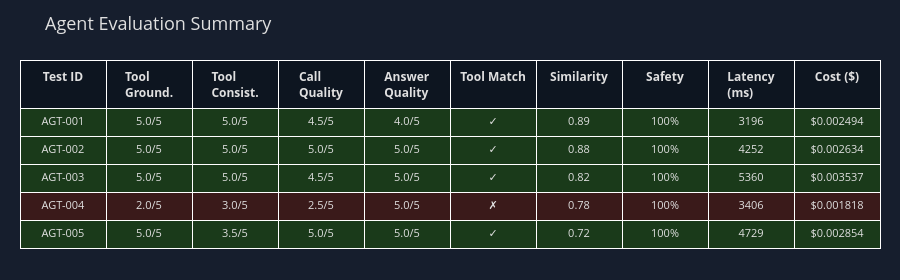

Source (notebook cell):
### Markdown cell above
### Agent Evaluation Summary Table

### Code cell
# Summary table combining rubric scores and deterministic metrics
header = ['Test ID', 'Tool Ground.', 'Tool Consist.', 'Call Quality', 'Answer Quality',
          'Tool Match', 'Similarity', 'Safety', 'Latency (ms)', 'Cost ($)']

cell_values = [[] for _ in header]
fill_colors = []

for test_id in test_ids:
    ev = evaluation_results[test_id]
    dm = deterministic_metrics[test_id]

    cell_values[0].append(test_id)
    cell_values[1].append(f"{ev['TOOL_GROUNDEDNESS']['median_score']:.1f}/5")
    cell_values[2].append(f"{ev['TOOL_CONSISTENCY']['median_score']:.1f}/5")
    cell_values[3].append(f"{ev['TOOL_CALL_QUALITY']['median_score']:.1f}/5")
    cell_values[4].append(f"{ev['ANSWER_QUALITY']['median_score']:.1f}/5")
    cell_values[5].append("\u2713" if dm["tool_match"] else "\u2717")
    cell_values[6].append(f"{dm['semantic_similarity']:.2f}")
    cell_values[7].append(f"{dm['entity_match_score']:.0%}")
    cell_values[8].append(f"{dm['latency_ms']:.0f}")
    cell_values[9].append(f"${dm['cost']:.6f}")

    # Color rows by overall pass/fail
    all_pass = all(ev[rid]["majority_judgment"] == "PASS" for rid in rubric_ids)
    fill_colors.append('#1a3a1a' if all_pass else '#3a1a1a')

fig = go.Figure(data=[go.Table(
    header=dict(
        values=[f"<b>{h}</b>" for h in header],
        fill_color='#0d1520',
        align='center',
        font=dict(color=TEXT_COLOR, size=12),
        height=32
    ),
    cells=dict(
        values=cell_values,
        fill_color=[fill_colors for _ in header],
        align='center',
        font=dict(color=TEXT_COLOR, size=11),
        height=28
    )
)])

fig.update_layout(
    title=dict(text="Agent Evaluation Summary", font=dict(size=18, color=TEXT_COLOR)),
    paper_bgcolor=DARK_BG,
    height=280,
    margin=dict(l=20, r=20, t=60, b=20)
)

fig.show()

### Figure 1 — Plotly figure (JSON) as saved in the notebook; plotly's stock layout.template omitted (floating-point values rounded to 4 significant figures)
{"data": [{"cells": {"align": "center", "fill": {"color": [["#1a3a1a", "#1a3a1a", "#1a3a1a", "#3a1a1a", "#1a3a1a"], ["#1a3a1a", "#1a3a1a", "#1a3a1a", "#3a1a1a", "#1a3a1a"], ["#1a3a1a", "#1a3a1a", "#1a3a1a", "#3a1a1a", "#1a3a1a"], ["#1a3a1a", "#1a3a1a", "#1a3a1a", "#3a1a1a", "#1a3a1a"], ["#1a3a1a", "#1a3a1a", "#1a3a1a", "#3a1a1a", "#1a3a1a"], ["#1a3a1a", "#1a3a1a", "#1a3a1a", "#3a1a1a", "#1a3a1a"], ["#1a3a1a", "#1a3a1a", "#1a3a1a", "#3a1a1a", "#1a3a1a"], ["#1a3a1a", "#1a3a1a", "#1a3a1a", "#3a1a1a", "#1a3a1a"], ["#1a3a1a", "#1a3a1a", "#1a3a1a", "#3a1a1a", "#1a3a1a"], ["#1a3a1a", "#1a3a1a", "#1a3a1a", "#3a1a1a", "#1a3a1a"]]}, "font": {"color": "#e0e0e0", "size": 11}, "height": 28, "values": [["AGT-001", "AGT-002", "AGT-003", "AGT-004", "AGT-005"], ["5.0/5", "5.0/5", "5.0/5", "2.0/5", "5.0/5"], ["5.0/5", "5.0/5", "5.0/5", "3.0/5", "3.5/5"], ["4.5/5", "5.0/5", "4.5/5", "2.5/5", "5.0/5"], ["4.0/5", "5.0/5", "5.0/5", "5.0/5", "5.0/5"], ["✓", "✓", "✓", "✗", "✓"], ["0.89", "0.88", "0.82", "0.78", "0.72"], ["100%", "100%", "100%", "100%", "100%"], ["3196", "4252", "5360", "3406", "4729"], ["$0.002494", "$0.002634", "$0.003537", "$0.001818", "$0.002854"]]}, "header": {"align": "center", "fill": {"color": "#0d1520"}, "font": {"color": "#e0e0e0", "size": 12}, "height": 32, "values": ["<b>Test ID</b>", "<b>Tool Ground.</b>", "<b>Tool Consist.</b>", "<b>Call Quality</b>", "<b>Answer Quality</b>", "<b>Tool Match</b>", "<b>Similarity</b>", "<b>Safety</b>", "<b>Latency (ms)</b>", "<b>Cost ($)</b>"]}, "type": "table"}], "layout": {"height": 280, "margin": {"b": 20, "l": 20, "r": 20, "t": 60}, "paper_bgcolor": "#161e2d", "title": {"font": {"color": "#e0e0e0", "size": 18}, "text": "Agent Evaluation Summary"}}}
